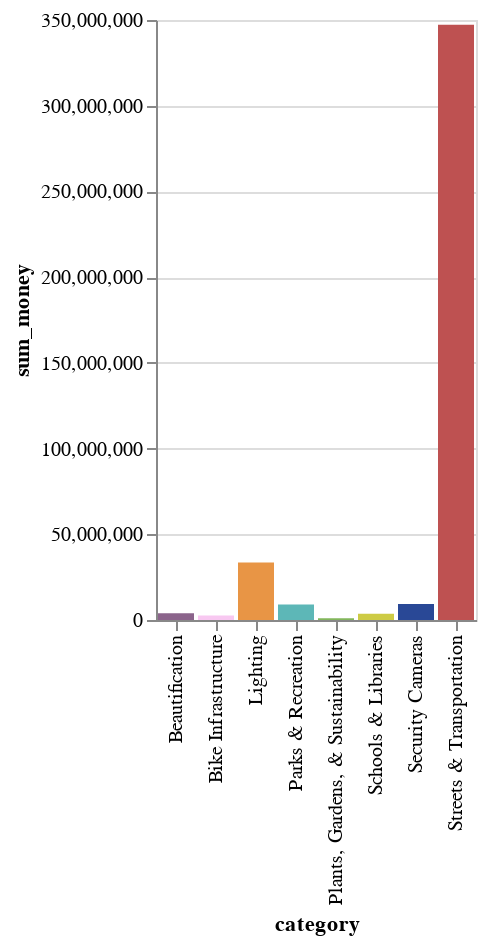

Notebook code for this chart:
### Code cell
alt.Chart(count_cats_cost).mark_bar().encode(
    x='category',
    y='sum_money',
    color=alt.Color('color').scale(None),
    tooltip=['sum_money'],
).interactive()

### Figure 1 — Vega-Lite specification as saved in the notebook (floating-point values rounded to 4 significant figures)
{"config": {"view": {"continuousWidth": 300, "continuousHeight": 300}}, "data": {"name": "data-9d43047a9b003c1289f6c1f905c5be1e"}, "mark": {"type": "bar"}, "encoding": {"color": {"field": "color", "scale": null, "type": "nominal"}, "tooltip": [{"field": "sum_money", "type": "quantitative"}], "x": {"field": "category", "type": "nominal"}, "y": {"field": "sum_money", "type": "quantitative"}}, "params": [{"name": "param_2", "select": {"type": "interval", "encodings": ["x", "y"]}, "bind": "scales"}], "$schema": "https://vega.github.io/schema/vega-lite/v5.20.1.json", "datasets": {"data-9d43047a9b003c1289f6c1f905c5be1e": [{"category": "Beautification", "color": "#8B648B", "sum_money": 3881703}, {"category": "Bike Infrastructure", "color": "#F8C8F1", "sum_money": 2574263}, {"category": "Lighting", "color": "#E89545", "sum_money": 33535280}, {"category": "Parks & Recreation", "color": "#5DB7B7", "sum_money": 9069393}, {"category": "Plants, Gardens, & Sustainability", "color": "#82B65B", "sum_money": 964927}, {"category": "Schools & Libraries", "color": "#cdcb44", "sum_money": 3578399}, {"category": "Security Cameras", "color": "#294896", "sum_money": 9345600}, {"category": "Streets & Transportation", "color": "#BE5151", "sum_money": 347292351}]}}
